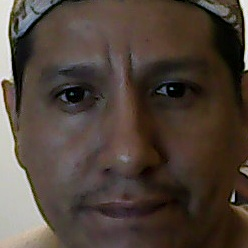
#> input picture datasets/faces/1/rostro_1.jpg, 248 x 248 px, given in place of IMG_20220523_073027.jpg, which was not available
$ python cargar_foto.py
#> lines starting #> are read from the running program, lines starting #| are printed output that depends on the picture; pictures that were not available may be replaced by others from this repository, and a replacement may not be noted
import cv2
import os

def registrar_foto(imagen, id_user):
    # Cargar el clasificador de cara de OpenCV
#> called with imagen = 'otros/IMG_20220523_073027.jpg', id_user = 5
    face_cascade = cv2.CascadeClassifier(cv2.data.haarcascades + 'haarcascade_frontalface_default.xml')

    # Leer la imagen
    img = cv2.imread(imagen)
#> img is the input picture: shape (248, 248, 3); mean B, G, R 56.9, 65.8, 78.4

    # Verificar si la imagen fue cargada correctamente
    if img is None:
        print(f"Error: No se pudo cargar la imagen en {imagen}.")
        return

    # Convertir la imagen a escala de grises
    gray = cv2.cvtColor(img, cv2.COLOR_BGR2GRAY)
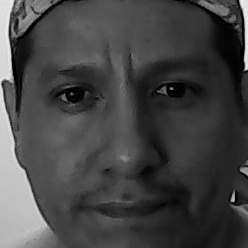
#> gray: shape (248, 248); min 0, max 243, mean 68.6

    # Detectar caras en la imagen
    faces = face_cascade.detectMultiScale(gray, scaleFactor=1.1, minNeighbors=5, minSize=(30, 30))
#> faces = [[16, 12, 211, 211]]

    # Si se detecta al menos una cara
    if len(faces) > 0:
        for (x, y, w, h) in faces:
            # Recortar la cara de la imagen
            face_img = img[y:y+h, x:x+w]

            # Crear el directorio si no existe dentro de una carpeta con el ID del usuario
            os.makedirs(f'datasets/faces/{id_user}', exist_ok=True)

            # Guardar la imagen de la cara recortada
            face_file_name = f'datasets/faces/{id_user}/user_{id_user}.jpg'  # Cambia el nombre si necesitas
            cv2.imwrite(face_file_name, face_img)
            print(f"Foto registrada exitosamente: {face_file_name}")
            break  # Solo guardamos la primera cara detectada
#> this loop made 1 pass
#> (x, y, w, h, face_file_name) on pass 1: (16, 12, 211, 211, 'datasets/faces/5/user_5.jpg')
#| Foto registrada exitosamente: datasets/faces/5/user_5.jpg
#> pass 1, in registrar_foto, `face_img = img[y:y+h, x:x+w]`:
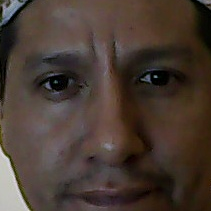
#> face_img: shape (211, 211, 3); mean B, G, R 50.6, 58.8, 72.3
    else:
        print("No se detectó ninguna cara en la imagen.")

# Registrar una foto de un usuario
foto = "otros/IMG_20220523_073027.jpg"
registrar_foto(foto, 5)

$ run again, on datasets/faces/2/rostro_11.jpg
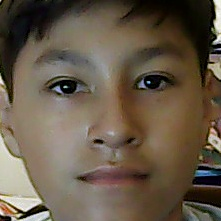
#> input picture datasets/faces/2/rostro_11.jpg, 221 x 221 px, given in place of IMG_20220523_073027.jpg, which was not available
#> in registrar_foto, img is the input picture: shape (221, 221, 3); mean B, G, R 72.7, 89.3, 102.5
#> in registrar_foto, `gray = cv2.cvtColor(img, cv2.COLOR_BGR2GRAY)`:
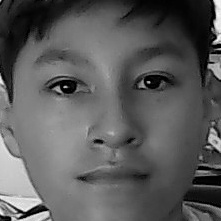
#> gray: shape (221, 221); min 0, max 254, mean 91.3
#> faces = [[12, 13, 186, 186]]
#> the loop in registrar_foto, `for (x, y, w, h) in faces:` made 1 pass
#> (x, y, w, h, face_file_name) on pass 1: (12, 13, 186, 186, 'datasets/faces/5/user_5.jpg')
#> (printed output is left out)
#> pass 1, in registrar_foto, `face_img = img[y:y+h, x:x+w]`:
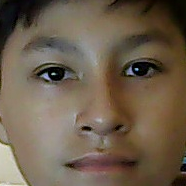
#> face_img: shape (186, 186, 3); mean B, G, R 76.6, 94.4, 109.3

$ run again, on datasets/faces/3/rostro_1.jpg
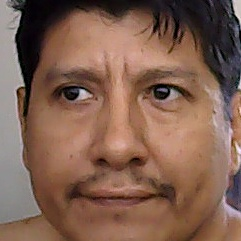
#> input picture datasets/faces/3/rostro_1.jpg, 241 x 241 px, given in place of IMG_20220523_073027.jpg, which was not available
#> in registrar_foto, img is the input picture: shape (241, 241, 3); mean B, G, R 80.7, 96.4, 129.1
#> in registrar_foto, `gray = cv2.cvtColor(img, cv2.COLOR_BGR2GRAY)`:
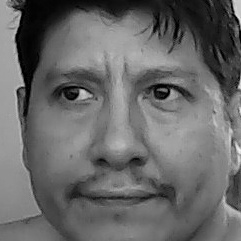
#> gray: shape (241, 241); min 0, max 241, mean 104.4
#> faces = [[21, 18, 198, 198]]
#> the loop in registrar_foto, `for (x, y, w, h) in faces:` made 1 pass
#> (x, y, w, h, face_file_name) on pass 1: (21, 18, 198, 198, 'datasets/faces/5/user_5.jpg')
#> (printed output is left out)
#> pass 1, in registrar_foto, `face_img = img[y:y+h, x:x+w]`:
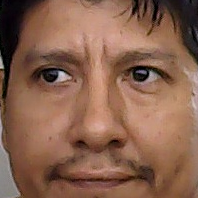
#> face_img: shape (198, 198, 3); mean B, G, R 78.3, 97.8, 136.7
